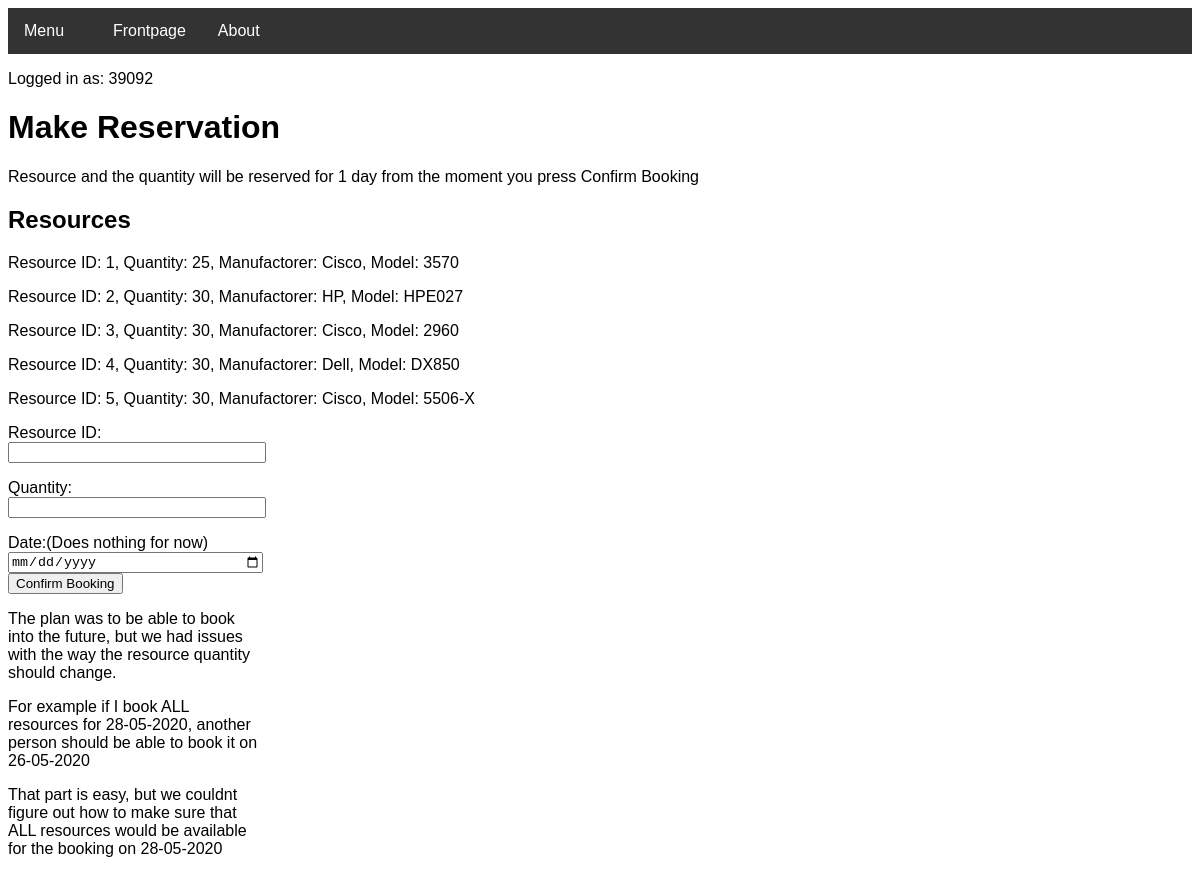
Page /reservation (signed in) on the earlier database version.
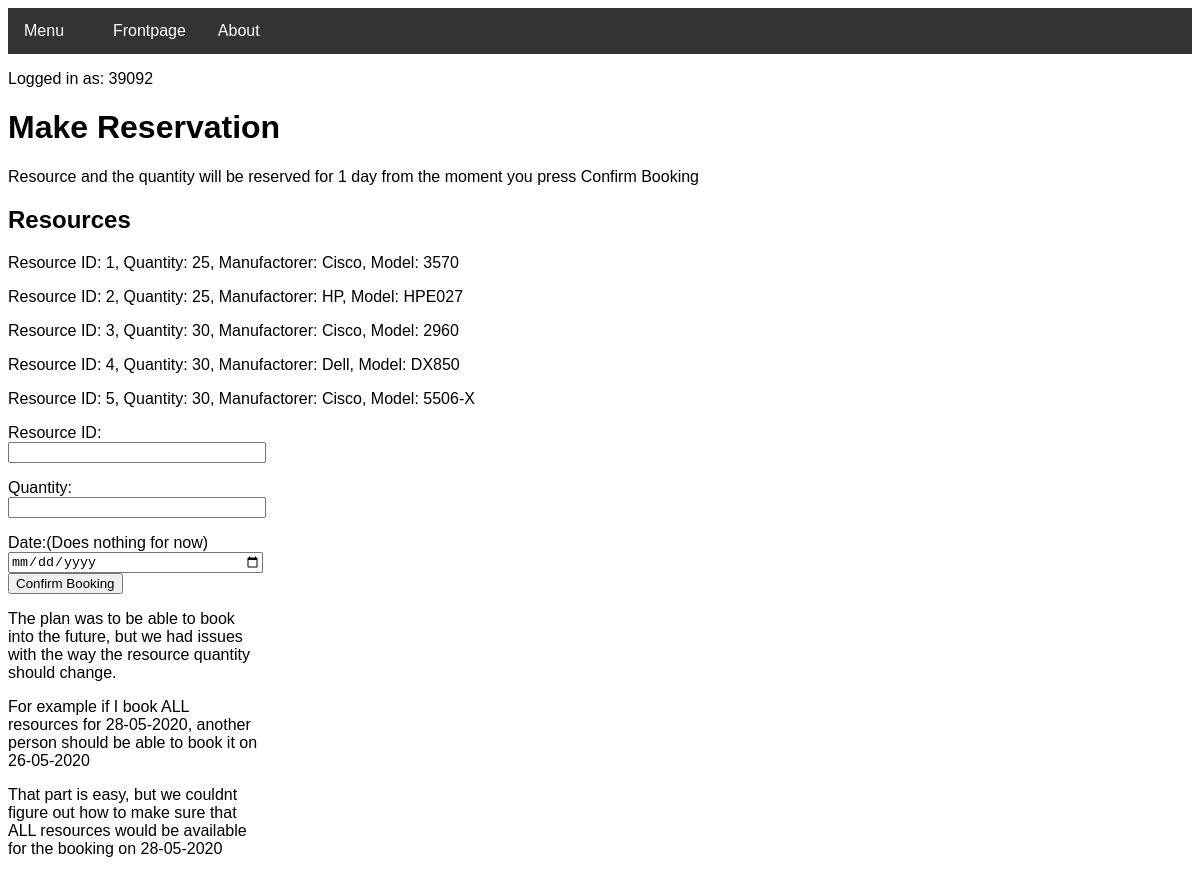
Same page on the later database version.
### tables this page shows
CREATE TABLE Resource (resource_id INTEGER PRIMARY KEY UNIQUE, resource_quantity INTEGER NOT NULL, resource_manufactorer STRING NOT NULL, resource_model STRING NOT NULL);

### routes.py (the view, shortened to what this page needs)
@app.route("/reservation", methods=['GET', 'POST'])
def reservation():
    if "name" not in session:
        return redirect(url_for("login"))
    try:
        booking.deleteOldBookings()
        try:
            time = datetime.datetime.utcnow()
            newTime = time - session['time']
            if newTime <= datetime.timedelta(seconds=30):
                flash("Error: You must wait before making another reservation!")
                return redirect(url_for("welcome"))
        except KeyError as e:
            print(e)
        lst = res.readResource()
    except TypeError as e:
        flash("Error: Something is not right. Did you input a resource ID that doesn't exist?")
        print(e.args[0])
        lst = res.readResource()
    return render_template("reservation.html", data=lst, username=session['name'])

### Project.py (called while the page is built)
    def readResource(self):
        c = self.conn.cursor()
        c.execute("SELECT 'Resource ID:', resource_id, 'Quantity:', resource_quantity, 'Manufactorer:', resource_manufactorer, 'Model:', resource_model FROM Resource;")
        lst = c.fetchall()
        c.close()
        return lst

### templates/reservation.html (shortened to what this page needs)
<!DOCTYPE html>
<head>
<link rel="stylesheet" href="../static/theme.css">
<link rel="stylesheet" type="text/css" href="../static/barstyle.css" title="style"/>
<link rel="stylesheet" type="text/css" href="../static/errorstyle.css" title="style"/>
</head>
<body>
<div class="navbar">
  <div class="dropdown">
    <button class="dropbtn">Menu
      <i class="fa fa-caret-down"></i>
    </button>
  </div>
  <a href="welcome">Frontpage</a>
  <a href="about">About</a>
</div>
      <p>Logged in as: {{ username }}</p>
<h1>Make Reservation</h1>
<p>Resource and the quantity will be reserved for 1 day from the moment you press Confirm Booking</p>
   <h2>Resources</h2>
   <body>
     {%for value in data%}
      <p>{{value | replace("(", "") | replace(")", "") | replace(":", "=") | replace("'", "") | replace("=,", ":")}}</p>
     {%endfor%}
    </body>
<div class="container">
   <form action="" method="post" role="form" autocomplete="off">
   <label for="ID">Resource ID:</label>
   <input type="text" class="form-control" id="ID" name="ID" required>
   <label for="quantity">Quantity:</label>
   <input type="text" class="form-control" id="quantity" name="quantity" required>
   <label for="date">Date:(Does nothing for now)</label>
   <input type="date" class="form-control" id="date" name="date"/>
   <button type="submit" class="btn btn-success">Confirm Booking</button>
   </form>
   <p>The plan was to be able to book into the future, but we had issues with the way the resource quantity should change.</p>
   <p>For example if I book ALL resources for 28-05-2020, another person should be able to book it on 26-05-2020</p>
   <p>That part is easy, but we couldnt figure out how to make sure that ALL resources would be available for the booking on 28-05-2020</p>
</div>

Differences in the rows shown:
changed Resource (number 2 of 5 on the later page): value "Resource ID: 2, Quantity: 30, Manufactorer: HP, Model: HPE027" → "Resource ID: 2, Quantity: 25, Manufactorer: HP, Model: HPE027"
